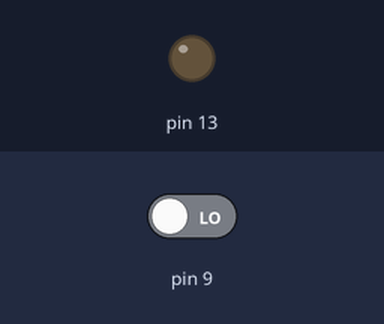
Bench run of a sketch on a simulated Arduino Uno, built with avr-gcc and run on an emulated ATmega328P. Shown: output pins drawn as LEDs (lit = HIGH). Inputs (shaded band) come from the test bench; at power-on: pin 9 LOW.

Above: at 1.8 s.
1.9 s: pin 9 driven HIGH
At 3.2 s:
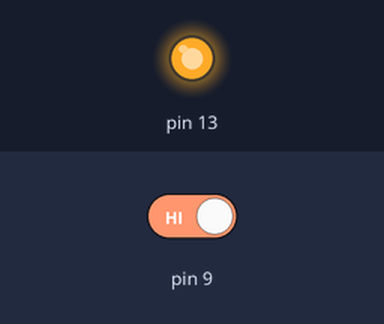
3.5 s: pin 9 driven LOW
At 4.3 s:
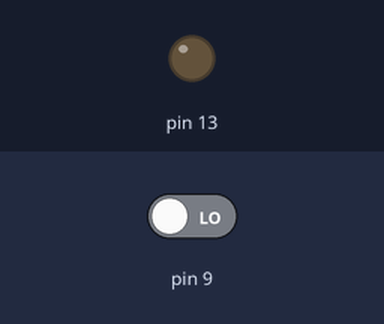
Timing chart, 0 to 6.5 s (numbered marks = the images above; inputs shaded):
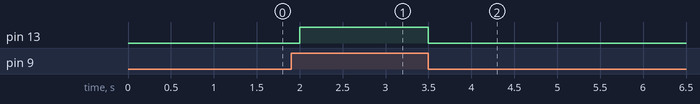

Measured:
- after the input at 1.9 s, pin 13: LOW → HIGH after 0.10 s
- after the input at 3.5 s, pin 13: HIGH → LOW at once

The sketch:

clap_sensor.ino
```cpp
void setup() {
  // put your setup code here, to run once:
  pinMode(9,INPUT);
  pinMode(13,OUTPUT);
  Serial.begin(9600);

}


void loop() {
  // put your main code here, to run repeatedly:


  if(digitalRead(9)==1)
  {
    digitalWrite(13,1);

  }
  else
  {
    digitalWrite(13,0);
  }


  delay(500);
}
```
